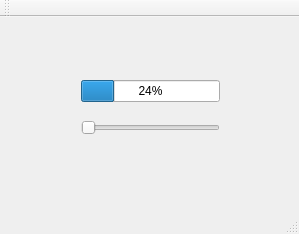
<?xml version="1.0" encoding="UTF-8"?>
<ui version="4.0">
 <class>MyWindow</class>
 <widget class="QMainWindow" name="MyWindow">
  <property name="geometry">
   <rect>
    <x>0</x>
    <y>0</y>
    <width>299</width>
    <height>234</height>
   </rect>
  </property>
  <property name="windowTitle">
   <string>MyWindow</string>
  </property>
  <widget class="QWidget" name="centralWidget">
   <widget class="QWidget" name="">
    <property name="geometry">
     <rect>
      <x>70</x>
      <y>40</y>
      <width>161</width>
      <height>101</height>
     </rect>
    </property>
    <layout class="QVBoxLayout" name="verticalLayout">
     <item>
      <widget class="QProgressBar" name="progressBar">
       <property name="value">
        <number>24</number>
       </property>
      </widget>
     </item>
     <item>
      <widget class="QSlider" name="horizontalSlider">
       <property name="orientation">
        <enum>Qt::Horizontal</enum>
       </property>
      </widget>
     </item>
    </layout>
   </widget>
  </widget>
  <widget class="QMenuBar" name="menuBar">
   <property name="geometry">
    <rect>
     <x>0</x>
     <y>0</y>
     <width>299</width>
     <height>17</height>
    </rect>
   </property>
  </widget>
  <widget class="QToolBar" name="mainToolBar">
   <attribute name="toolBarArea">
    <enum>TopToolBarArea</enum>
   </attribute>
   <attribute name="toolBarBreak">
    <bool>false</bool>
   </attribute>
  </widget>
  <widget class="QStatusBar" name="statusBar"/>
 </widget>
 <layoutdefault spacing="6" margin="11"/>
 <resources/>
 <connections>
  <connection>
   <sender>progressBar</sender>
   <signal>valueChanged(int)</signal>
   <receiver>horizontalSlider</receiver>
   <slot>setValue(int)</slot>
   <hints>
    <hint type="sourcelabel">
     <x>123</x>
     <y>103</y>
    </hint>
    <hint type="destinationlabel">
     <x>125</x>
     <y>138</y>
    </hint>
   </hints>
  </connection>
 </connections>
</ui>
